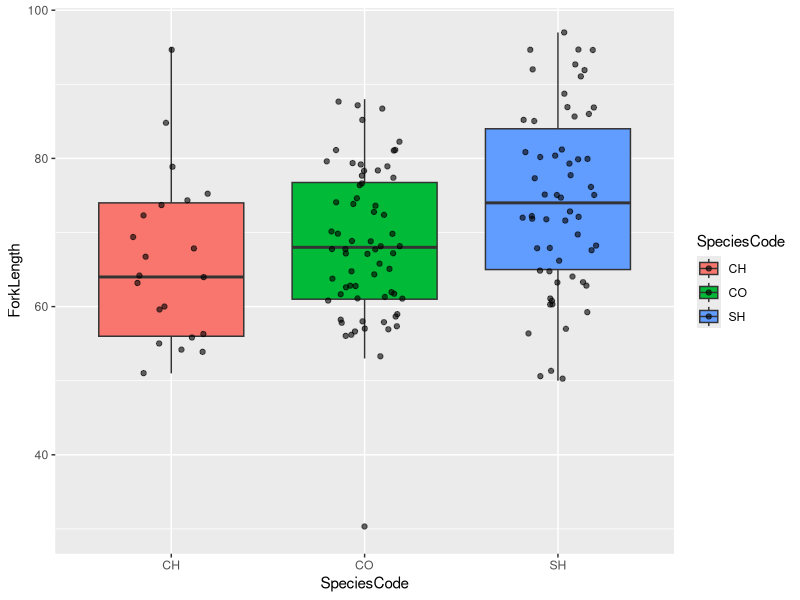
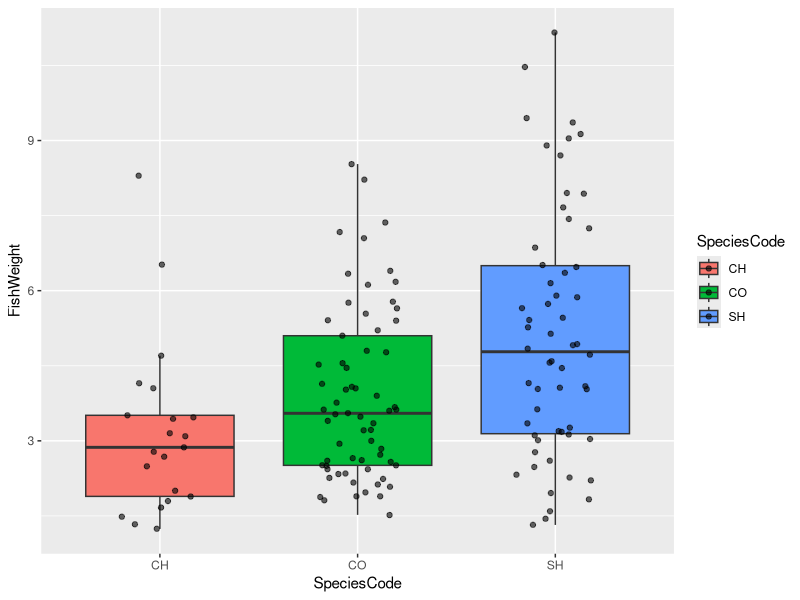
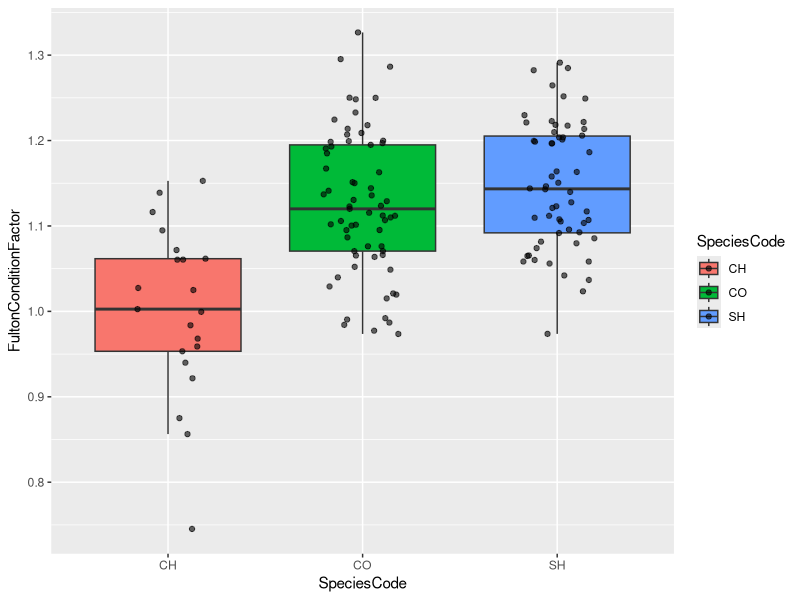
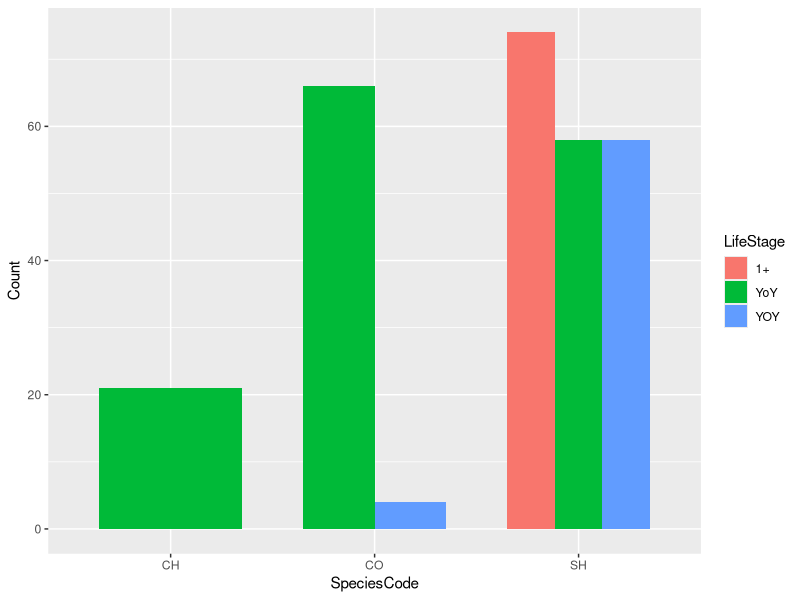
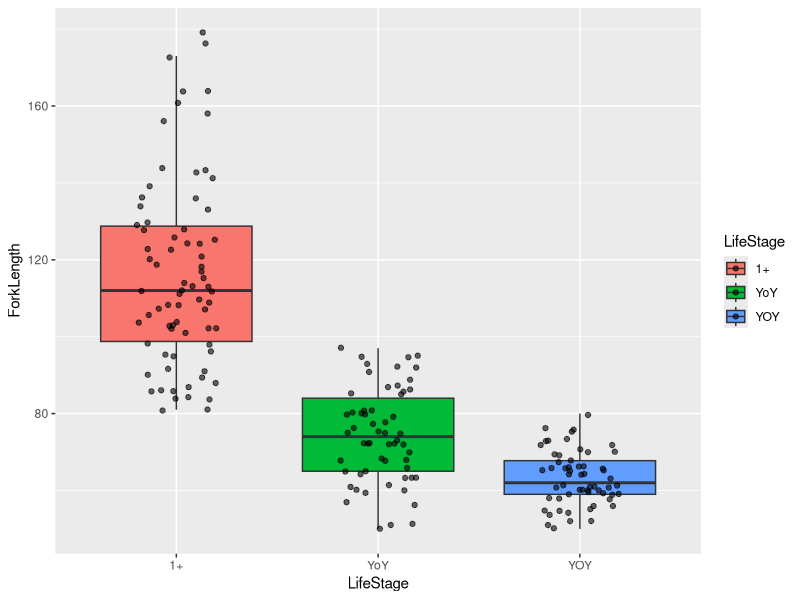
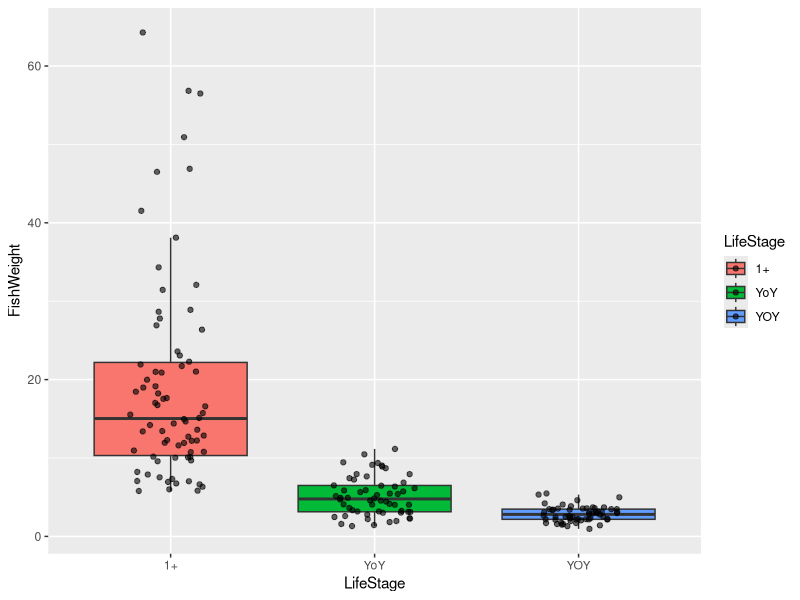
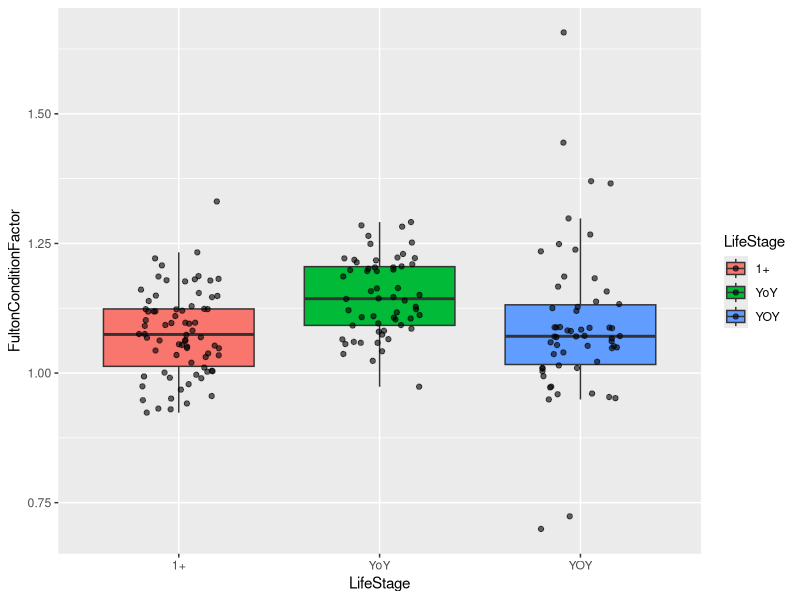
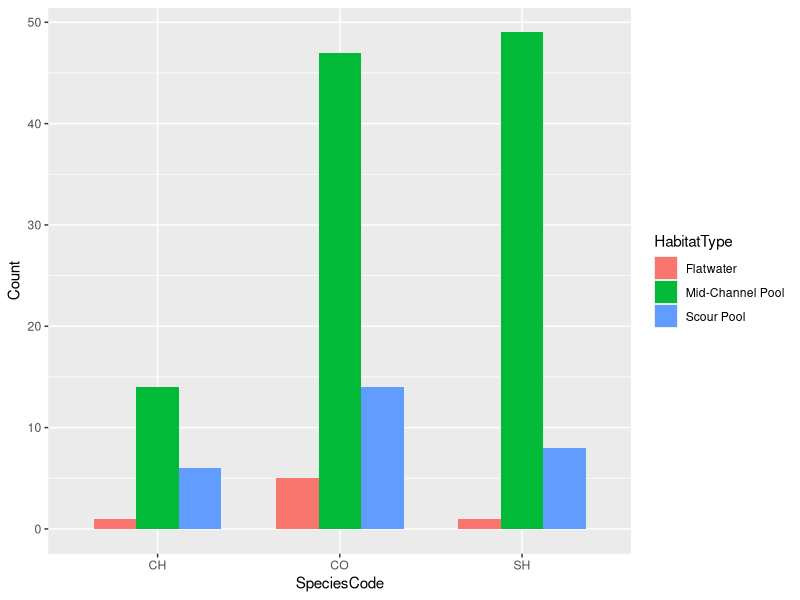

R code for these plots, in order: (Note: this script raises an error after producing the figures.)
# exploratory data analysis of original diet data
# notes:
  # morphometrics - CH fulton condition factor < CO, SH
  # environment - not too much difference in habitat type based on species or life stage
  # nmds - unsuccessful at parsing differences

# Libraries ---------------------------------------------------------------

library(tidyverse)
library(readxl)
library(vegan)
library(ggrepel)

# Calling files -----------------------------------------------------------

diet_data_original <- read.csv("Data/Created_Data/Diet_Data_Original.csv")

# Raw plotting ----------------------------------------------------------------

### morphometrics comparisons

# forklength comparison
ggplot(diet_data_original %>%
         filter(LifeStage %in% c("YoY")),
       aes(x = SpeciesCode, y = ForkLength, fill = SpeciesCode)) +
  geom_boxplot(outlier.shape = NA) +
  geom_jitter(width = 0.2, alpha = 0.6, color = "black")

# fish weight comparison
ggplot(diet_data_original %>%
         filter(LifeStage %in% c("YoY")),
       aes(x= SpeciesCode, y= FishWeight, fill= SpeciesCode))+
  geom_boxplot(outlier.shape = NA) +
  geom_jitter(width = 0.2, alpha = 0.6, color = "black")

# fulton condition factor comparison
ggplot(diet_data_original %>%
         filter(LifeStage %in% c("YoY")),
       aes(x= SpeciesCode, y= FultonConditionFactor, fill= SpeciesCode))+
  geom_boxplot(outlier.shape = NA) +
  geom_jitter(width = 0.2, alpha = 0.6, color = "black")

# life stage comparison
ggplot(diet_data_original %>%
         filter(LifeStage != "NA") %>%
         group_by(SpeciesCode, LifeStage) %>%
         summarize(Count = n()), 
       aes(x = SpeciesCode, y = Count, fill = LifeStage))+
  geom_col(position = "dodge", width = 0.7)

## within SH species comparison

# SH life stage comparison
ggplot(diet_data_original %>%
         filter(SpeciesCode == "SH"), 
       aes(x = LifeStage, y = ForkLength, fill = LifeStage))+
  geom_boxplot(outlier.shape = NA) +
  geom_jitter(width = 0.2, alpha = 0.6, color = "black")

# SH fish weight comparison
ggplot(diet_data_original %>%
         filter(SpeciesCode == "SH"), 
       aes(x = LifeStage, y = FishWeight, fill = LifeStage))+
  geom_boxplot(outlier.shape = NA) +
  geom_jitter(width = 0.2, alpha = 0.6, color = "black")

# SH fulton condition factor comparison
ggplot(diet_data_original %>%
         filter(SpeciesCode == "SH"), 
       aes(x = LifeStage, y = FultonConditionFactor, fill = LifeStage))+
  geom_boxplot(outlier.shape = NA) +
  geom_jitter(width = 0.2, alpha = 0.6, color = "black")

### environmental characteristics

# habitat type comparison 
ggplot(diet_data_original %>%
         filter(LifeStage %in% c("YoY")) %>%
         group_by(SpeciesCode, HabitatType) %>%
         summarize(Count = n()), 
       aes(x = SpeciesCode, y = Count, fill = HabitatType))+
  geom_col(position = "dodge", width = 0.7)

# SH habitat type comparison

ggplot(diet_data_original %>%
         filter(SpeciesCode == "SH") %>%
         group_by(LifeStage, HabitatType) %>%
         summarize(Count = n()), 
       aes(x = LifeStage, y = Count, fill = HabitatType)) + 
  geom_col(position = "dodge", width = 0.7)

### diet comparisons

# diet taxa proportions by species and season

diet_data_original %>%
  filter(LifeStage == "YoY") %>%
  select(SpeciesCode, FieldSeason, 20:36) %>%
  pivot_longer(cols = 3:19, names_to = "Taxa", values_to = "Count") %>%
  group_by(SpeciesCode, Taxa, FieldSeason) %>%
  summarize(Count = sum(Count)) %>%
  ungroup() %>%
  group_by(SpeciesCode, FieldSeason) %>%
  mutate(Total = sum(Count),
         Proportion = Count/Total) %>%
  ggplot(aes(x = SpeciesCode, y = Proportion, fill = Taxa)) +
  geom_col() +
  facet_wrap(~FieldSeason)
  
# SH diet taxa proportions by lifestage

diet_data_original %>%
  filter(SpeciesCode == "SH") %>%
  select(LifeStage, FieldSeason, 20:36) %>%
  pivot_longer(cols = 3:19, names_to = "Taxa", values_to = "Count") %>%
  group_by(LifeStage, Taxa, FieldSeason) %>%
  summarize(Count = sum(Count)) %>%
  ungroup() %>%
  group_by(LifeStage, FieldSeason) %>%
  mutate(Total = sum(Count),
         Proportion = Count/Total) %>%
  ggplot(aes(x = LifeStage, y = Proportion, fill = Taxa)) +
  geom_col()

# nmds --------------------------------------------------------------------

set.seed(451)
NMDS2 <- metaMDS(as.matrix(diet_data_original[,20:36] %>%
                             filter(rowSums(.) != 0)), 
                 distance= "bray", k=2, try=20)
stressplot(NMDS2)
NMDS_point <- as_tibble(NMDS2$points)
NMDS_full <- cbind(diet_data_original[,1:19], NMDS_point)
Prey_points <- NMDS2$species %>% as.data.frame() %>%
  rownames_to_column(var = 'Prey')
#makes the plot 
ggplot() +
  geom_jitter(data = NMDS_full, 
              aes(x= MDS1, y= MDS2, color= SpeciesCode, fill= SpeciesCode),
              size= 3, width = 0.3, height = 0.3)+
  stat_ellipse(data = NMDS_full, 
               aes(x= MDS1, y= MDS2, color= SpeciesCode, fill= SpeciesCode),
               geom= "polygon",
               level= 0.8, alpha= 0.3)+
  geom_text_repel(data = Prey_points,
                  aes(x= MDS1, y= MDS2, label= Prey), 
                  color ="black", family= "Helvetica")+
  labs(title = "")+
  theme_bw()
